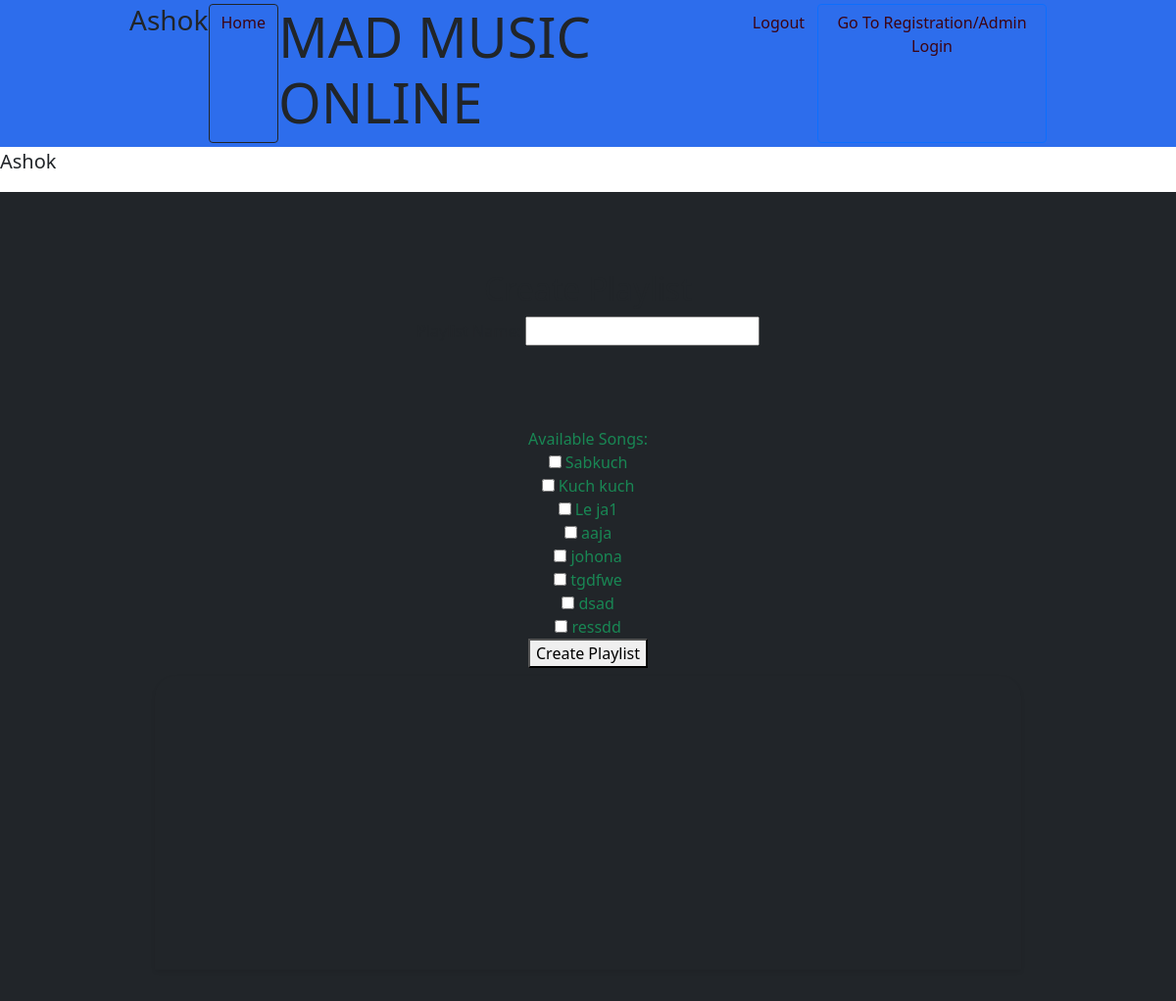
The page /create_playlist (signed in) on the database its author committed.
### application/models.py (models this page shows, shortened)
class User(db.Model):
    __tablename__ = 'user'
    __table_args__ = {'extend_existing': True}
    id = db.Column(db.Integer, autoincrement = True, primary_key = True )
    firstname = db.Column(db.String(20), nullable = False, )
    lastname = db.Column(db.String(20), nullable = False, )
    continent= db.Column(db.String(20), nullable = False, )
    email = db.Column(db.String(50), nullable = False, unique = True )
    password = db.Column(db.String(12), nullable = False,)
    is_creator = db.Column(db.Boolean, default = 0)
    is_blacklisted = db.Column(db.Boolean, default = 0)
    playlists = db.relationship('Playlist',
                                secondary = users,  backref = db.backref('associated_users', lazy = True))
    albums = db.relationship('Album',
                              backref = db.backref('associated_albums', lazy = True))
    songs = db.relationship('Song',
                            backref=db.backref('creator', lazy=True), cascade='all, delete-orphan')

class Song(db.Model):
    __tablename__ = 'song'
    __table_args__ = {'extend_existing': True}
    id = db.Column(db.Integer, autoincrement = True, primary_key = True )
    name = db.Column(db.String(100), nullable = False, unique = True )
    lyrics = db.Column(db.String(10000), nullable= False)
    audio = db.Column(db.String(10000), nullable= False)
    creater_id = db.Column(db.Integer, db.ForeignKey('user.id'), nullable= False)
    created_on =db.Column(db.DateTime(timezone=True), default =datetime.utcnow())
    duration= db.Column(db.Integer, default = 0)
    likes = db.Column(db.Integer, default=0)
    ratings = db.relationship('SongRating', backref='song', lazy=True)
    avg_rating = db.Column(db.Integer, default= 0)
    album_id = db.Column(db.Integer, db.ForeignKey('album.id'), nullable= True)
    is_abusive = db.Column(db.Boolean, default = 0)
    playlists = db.relationship(
        'Playlist',
        secondary=songs,
        primaryjoin='Song.id == songs.c.song_id',
        secondaryjoin='Playlist.id == songs.c.playlist_id',
        backref=db.backref('associated_songs', lazy=True),
        cascade='all',
        single_parent=True,
    )

### application/controllers.py (the view, shortened to what this page needs)
@app.route('/create_playlist', methods=['GET', 'POST'])
def create_playlist():
    if request.method == 'GET':
        email= session['user_email']
        password= session['user_password']
        user = db.session.query(User).filter_by(email=email, password=password).first()
        user_songs = db.session.query(Song).filter_by(creater_id=user.id).all()
        all_songs = db.session.query(Song).all()
    return render_template('create_playlist.html', key=user.firstname, user_songs=user_songs, user_iscreator=user.is_creator, all_songs=all_songs, genre_songs=all_songs)

### templates/create_playlist.html (shortened to what this page needs)
<!DOCTYPE html>
<html lang="en">
<head>
    <link rel="stylesheet" href="https://stackpath.bootstrapcdn.com/bootstrap/5.0.0-alpha1/css/bootstrap.min.css"
>
</head>
<body>
    <nav class="site-header sticky-top py-1">
        <div class="container d-flex flex-column flex-md-row justify-content-between">
            <h3 class="display-9 font-weight-normal"> {{ key }} </h3>
            <a class="btn btn-outline-dark" href="/user_home"> Home </a>
            <h1 class="display-4 font-weight-normal">MAD MUSIC ONLINE</h1>
            <a class="btn btn-outline" href="/user_login"> Logout </a>
            <a class="btn btn-outline-primary" href="/"> Go To Registration/Admin Login </a>
        </div>
    </nav>
    <p class="lead font-weight-normal"> {{ key }} </p>
 <div class="bg-dark mr-md-3 pt-3 px-3 pt-md-5 px-md-5 text-center text-black overflow-hidden">
    <div class="my-3 py-3">
        <h2>Create Playlist</h2>
        <form method="POST" action="/create_playlist" class="playlist-form">
            <label for="playlist-name">Playlist Name:</label>
            <input type="text" id="playlist-name" name="playlist_name" required>
            <div class="container text-center bg-dark p-2 text-success bg-opacity-10">
                <div class="col-8 gx=5">
                  <h1 class = "display-4">    &nbsp;&nbsp;&nbsp; &nbsp;&nbsp;
                </h1>
          </div>
            <label>Available Songs:</label>
            <div class="song-list">
                {% for song in all_songs %}
                <div class="song">
                    <input type="checkbox" id="song_{{ song.id }}" name="songs[]" value="{{ song.id }}">
                    <label for="song_{{ song.id }}">{{ song.name }}</label>
                </div>
                {% endfor %}
            </div>
            <button type="submit">Create Playlist</button>
        </form>
    </div>
    <div class="bg-dark shadow-sm mx-auto" style="width: 80%; height: 300px; border-radius: 21px 21px 0 0;">
    </div>
</div>
</body>
</html>

### templates/create_playlist.html (style rules this page uses)
.container { max-width: 960px; }
.site-header { background-color: rgba(9, 84, 233, 0.85); -webkit-backdrop-filter: saturate(180%) blur(20px); backdrop-filter: saturate(180%) blur(20px); }
.site-header a { color: rgb(60, 4, 19); transition: color .15s ease-in-out; }

### rows shown on the page
User: firstname "Ashok"
Song: name "Sabkuch"
Song: name "Kuch kuch"
Song: name "Le ja1"
Song: name "aaja"
Song: name "johona"
Song: name "tgdfwe"
Song: name "dsad"
Song: name "ressdd"
